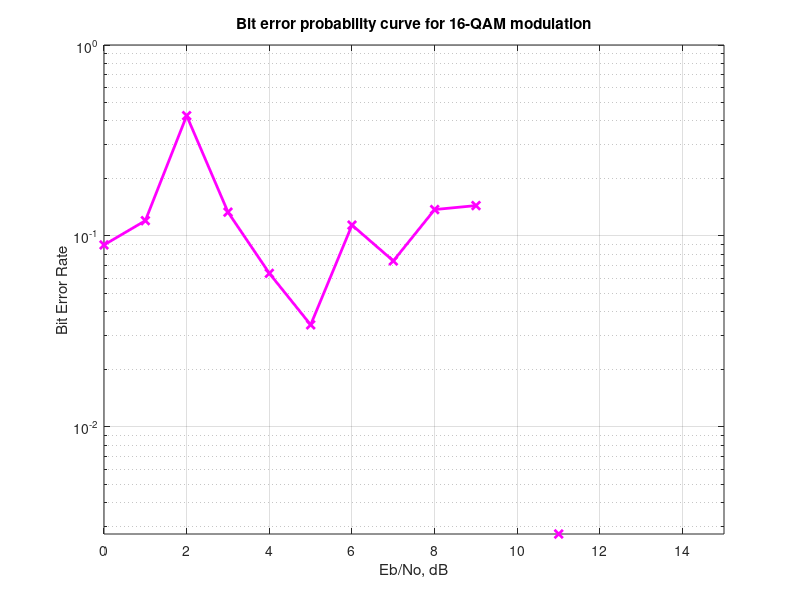

This chart was generated by the following MATLAB code:
N = 1000; % number of symbols
M = 16;   % constellation size
k = log2(M); % bits per symbol

% defining the real and imaginary PAM constellation
% for 16-QAM
alphaRe = [-(2*sqrt(M)/2-1):2:-1 1:2:2*sqrt(M)/2-1];
alphaIm = [-(2*sqrt(M)/2-1):2:-1 1:2:2*sqrt(M)/2-1];
k_16QAM = 1/sqrt(10);

Eb_N0_dB  = [0:15]; % multiple Es/N0 values
Es_N0_dB  = Eb_N0_dB + 10*log10(k);

% Mapping for binary <--> Gray code conversion
ref = [0:k-1];
map = bitxor(ref,floor(ref/2));
[tt ind] = sort(map);                                

for ii = 1:length(Eb_N0_dB)
    
    % symbol generation
    % ------------------
    ipBit = rand(1,N*k,1)>0.5; % random 1's and 0's
    ipBitReshape = reshape(ipBit,k,N).';
    bin2DecMatrix = ones(N,1)*(2.^[(k/2-1):-1:0]) ; % conversion from binary to decimal
    % real
    ipBitRe =  ipBitReshape(:,[1:k/2]);
    ipDecRe = sum(ipBitRe.*bin2DecMatrix,2);
    ipGrayDecRe = bitxor(ipDecRe,floor(ipDecRe/2));
    % imaginary
    ipBitIm =  ipBitReshape(:,[k/2+1:k]);
    ipDecIm = sum(ipBitIm.*bin2DecMatrix,2);
    ipGrayDecIm = bitxor(ipDecIm,floor(ipDecIm/2)); 
    % mapping the Gray coded symbols into constellation
    modRe = alphaRe(ipGrayDecRe+1);
    modIm = alphaIm(ipGrayDecIm+1);
    % complex constellation
    mod = modRe + 1i*modIm;
    s = k_16QAM*mod; % normalization of transmit power to one 
    
    
    %noise and channel effect
    % ----
    snrn = 10.^(Eb_N0_dB(ii)./10);
    %h=1/sqrt(2)*(randn(N,1)+1i*randn(N,1)); %N(0,1)
    h=(1/sqrt(2))*(normrnd(0,1)+1i*normrnd(0,1)); %test
    n = (1/sqrt(2))*(randn(1,N) + 1i*randn(1,N)); % white guassian noise, 0dB variance 
    hh=rot90(fliplr(h),-1);
    nn=rot90(fliplr(n),-1);
    y = s + 10^(-Es_N0_dB(ii)/20)*(n./hh);
    % demodulation
    % ------------
    y_re = real(y)/k_16QAM; % real part
    y_im = imag(y)/k_16QAM; % imaginary part

    % rounding to the nearest alphabet
    ipHatRe = 2*floor(y_re/2)+1;
    ipHatRe(find(ipHatRe>max(alphaRe))) = max(alphaRe);
    ipHatRe(find(ipHatRe<min(alphaRe))) = min(alphaRe);
    ipHatIm = 2*floor(y_im/2)+1;
    ipHatIm(find(ipHatIm>max(alphaIm))) = max(alphaIm);
    ipHatIm(find(ipHatIm<min(alphaIm))) = min(alphaIm);

    % Constellation to Decimal conversion
    ipDecHatRe = ind(floor((ipHatRe+4)/2+1))-1; % LUT based
    ipDecHatIm = ind(floor((ipHatIm+4)/2+1))-1; % LUT based

    % converting to binary string
    ipBinHatRe = dec2bin(ipDecHatRe,k/2);
    ipBinHatIm = dec2bin(ipDecHatIm,k/2);

    % converting binary string to number
    ipBinHatRe = ipBinHatRe.';
    ipBinHatRe = ipBinHatRe(1:end).';
    ipBinHatRe = reshape(str2num(ipBinHatRe).',k/2,N).' ;
    
    ipBinHatIm = ipBinHatIm.';
    ipBinHatIm = ipBinHatIm(1:end).';
    ipBinHatIm = reshape(str2num(ipBinHatIm).',k/2,N).' ;

    % counting errors for real and imaginary
    nBitErr(ii) = size(find([ipBitRe- ipBinHatRe]),1) + size(find([ipBitIm - ipBinHatIm]),1) ;

end 
simBer = nBitErr/(N*k);

close all; figure
semilogy(Eb_N0_dB,simBer,'mx-','LineWidth',2);
axis([0 15 0 1])
grid on
xlabel('Eb/No, dB')
ylabel('Bit Error Rate')
title('Bit error probability curve for 16-QAM modulation')